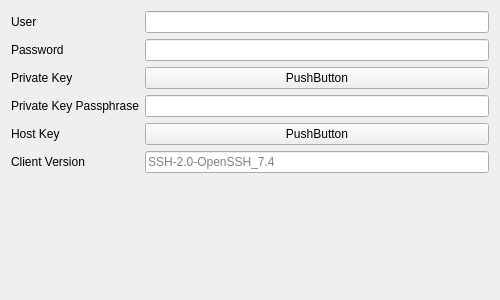
<?xml version="1.0" encoding="UTF-8"?>
<ui version="4.0">
 <class>EditSSH</class>
 <widget class="QWidget" name="EditSSH">
  <property name="geometry">
   <rect>
    <x>0</x>
    <y>0</y>
    <width>500</width>
    <height>300</height>
   </rect>
  </property>
  <property name="windowTitle">
   <string notr="true">EditSSH</string>
  </property>
  <layout class="QVBoxLayout" name="verticalLayout">
   <item>
    <layout class="QGridLayout" name="gridLayout">
     <item row="0" column="0">
      <widget class="QLabel" name="user_l">
       <property name="text">
        <string>User</string>
       </property>
      </widget>
     </item>
     <item row="0" column="1">
      <widget class="MyLineEdit" name="user"/>
     </item>
     <item row="1" column="0">
      <widget class="QLabel" name="password_l">
       <property name="text">
        <string>Password</string>
       </property>
      </widget>
     </item>
     <item row="1" column="1">
      <widget class="MyLineEdit" name="password"/>
     </item>
     <item row="2" column="0">
      <widget class="QLabel" name="privateKey_l">
       <property name="text">
        <string>Private Key</string>
       </property>
      </widget>
     </item>
     <item row="2" column="1">
      <widget class="QPushButton" name="privateKey">
       <property name="text">
        <string notr="true">PushButton</string>
       </property>
      </widget>
     </item>
     <item row="3" column="0">
      <widget class="QLabel" name="privateKeyPassphrase_l">
       <property name="text">
        <string>Private Key Passphrase</string>
       </property>
      </widget>
     </item>
     <item row="3" column="1">
      <widget class="MyLineEdit" name="privateKeyPassphrase"/>
     </item>
     <item row="4" column="0">
      <widget class="QLabel" name="hostKey_l">
       <property name="text">
        <string>Host Key</string>
       </property>
      </widget>
     </item>
     <item row="4" column="1">
      <widget class="QPushButton" name="hostKey">
       <property name="text">
        <string notr="true">PushButton</string>
       </property>
      </widget>
     </item>
     <item row="5" column="0">
      <widget class="QLabel" name="clientVersion_l">
       <property name="text">
        <string>Client Version</string>
       </property>
      </widget>
     </item>
     <item row="5" column="1">
      <widget class="MyLineEdit" name="clientVersion">
       <property name="placeholderText">
        <string notr="true">SSH-2.0-OpenSSH_7.4</string>
       </property>
      </widget>
     </item>
    </layout>
   </item>
   <item>
    <spacer name="verticalSpacer">
     <property name="orientation">
      <enum>Qt::Vertical</enum>
     </property>
     <property name="sizeHint" stdset="0">
      <size>
       <width>20</width>
       <height>40</height>
      </size>
     </property>
    </spacer>
   </item>
  </layout>
 </widget>
 <customwidgets>
  <customwidget>
   <class>MyLineEdit</class>
   <extends>QLineEdit</extends>
   <header>ui/widget/MyLineEdit.h</header>
  </customwidget>
 </customwidgets>
 <tabstops>
  <tabstop>user</tabstop>
  <tabstop>password</tabstop>
  <tabstop>privateKey</tabstop>
  <tabstop>privateKeyPassphrase</tabstop>
  <tabstop>hostKey</tabstop>
  <tabstop>clientVersion</tabstop>
 </tabstops>
 <resources/>
 <connections/>
</ui>
